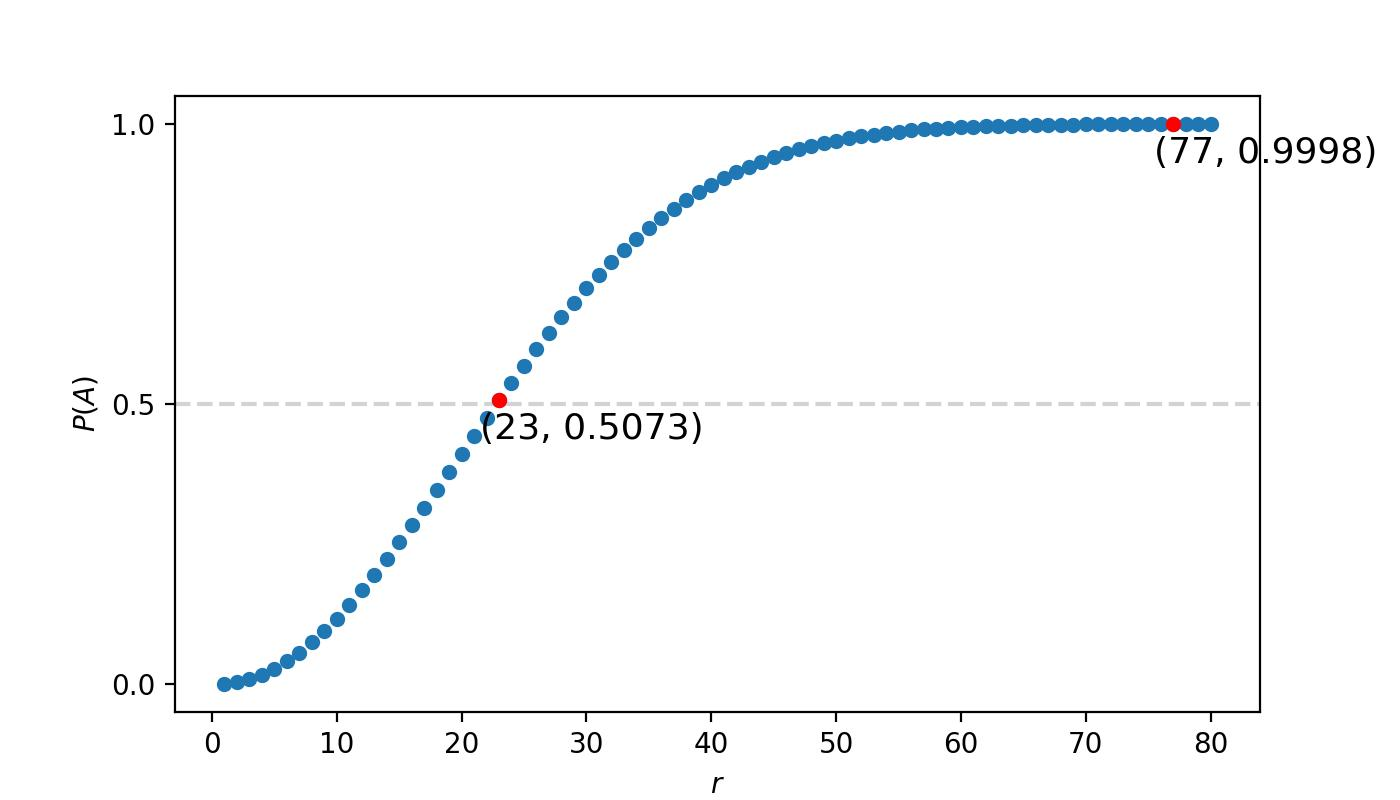

Source code (Python):
"""
  Script para crear el gráfico de puntos del problema (paradoja)
                  del cumpleaños.
"""


from matplotlib import pyplot as plt
from math import perm


def naive_prob(event, omega):
  """
  Función para calcular la probabilidad de un evento
  usando la definición ingenua.
  """
  if event > omega:
    return 0

  return event/omega


n = 365   # Días de un año.
size = 80 # Cantidad máxima de personas en la sala.


"""
Calculo la `P(A)` para cada cantidad `r` de personas y los almaceno
en listas.
"""
prob_A, r = [], []

for i in range(1, size + 1):
  r.append(i)
  prob_Ac = naive_prob(perm(n, i), n**(i)) # P(A^{c})
  prob_A.append(1 - prob_Ac)               # P(A)



"""
Diseño del gráfico.
"""
fig, axes = plt.subplots(figsize = (7, 4))

def plot_points(*args, **kargs):
  """
  Función de atajo para graficar los puntos.
  Sobre parametros 'keywords' o 'positional' ('non-keyword') de una
  función, revisar la sección 'parameter' en:
     https://docs.python.org/3/glossary.html
  """
  axes.plot(*args, marker = "o", markersize = 4.5, linewidth = 0, **kargs)

axes.axhline(y = 0.5, color = 'lightgray', linestyle = "--")
plot_points(r, prob_A)

for i in [22, 76]:
  text = f"({r[i]}, {round(prob_A[i], 4)})" # Probando los f-strings.
  plot_points(r[i], prob_A[i], color = "red")
  axes.text(r[i] - 1.5, prob_A[i] - 0.07, text, fontsize = 13)

axes.set(xlabel = "$r$", ylabel = "$P(A)$", yticks = [0.0, 0.5, 1.0])

#plt.show()
#plt.savefig("problema-cumple.jpg", dpi=200)
